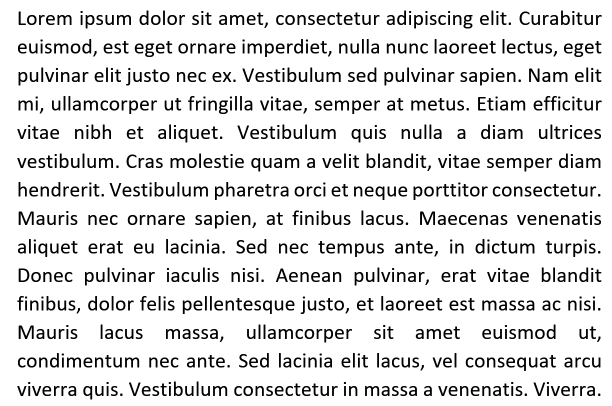
#> input picture Week3/lipsum.png, 1224 x 811 px (shown at 1/2 size)
$ jupyter execute --allow-errors week3.ipynb
#> lines starting #> are read from the running program, lines starting #| are printed output that depends on the picture; after the words box and inside, x2 and y2 are one past the last pixel; in counts of white or black regions, pixels touching at a corner belong together
[cell 1]
# for manipulating the PDF
import fitz

# for OCR using PyTesseract
import re
import cv2                              # pre-processing images
import math
import json
from collections import OrderedDict
import pandas as pd
import pytesseract                      # extracting text from images
import numpy as np
import warnings
import matplotlib.pyplot as plt         # displaying output images

warnings.filterwarnings("ignore")
from PIL import Image

[cell 2]
with open('ex1.txt') as f:
#> (reads Week3/ex1.txt from the repository)
    lines = f.readlines()

[cell 3]
dataDict = {}
for i,line in enumerate(lines):
    lineDict = json.loads(line)
    dataDict[i] = lineDict

[cell 4]
trackerDict = {}
j = 0
for i in range(len(dataDict)):
    if(dataDict[i]['category'] == 'tracker'):
        trackerDict[j] = dataDict[i]
        j += 1

[cell 5]
len(trackerDict)

[cell 6]
fixationDict = {}
j = 0
for i in range(len(trackerDict)):
    if(trackerDict[i]['values']['frame']['fix'] == True):
        fixationDict[j] = trackerDict[i]
        j += 1

[cell 7]
eyeTrackdf = pd.DataFrame( columns=list('xy'))

#> (a cell that did not finish here is left out)

[cell 9]
xFixation = pd.DataFrame(eyeTrackdf['x'])
yFixation = pd.DataFrame(eyeTrackdf['y'])

[cell 10]
plt.scatter(xFixation,yFixation)
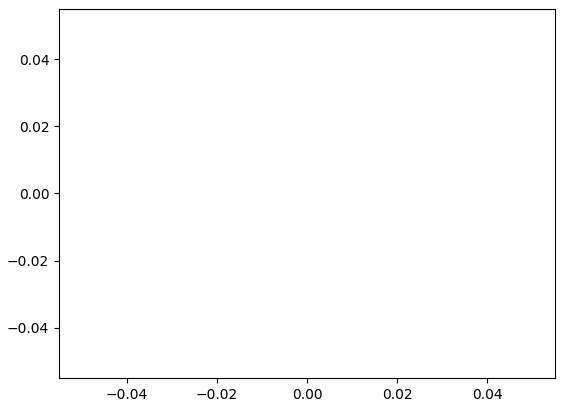
#> figure drawn by matplotlib, 1 panel

[cell 11]
eyeTrackdf

[cell 12]
original_image = cv2.imread('lipsum.png')
#> original_image is the input picture: shape (811, 1224, 3); min 0, max 255, mean 224.6
# convert the image to grayscale
gray_image = cv2.cvtColor(original_image, cv2.COLOR_BGR2GRAY)
# Performing OTSU threshold
ret, threshold_image = cv2.threshold(gray_image, 0, 255, cv2.THRESH_OTSU | cv2.THRESH_BINARY_INV)
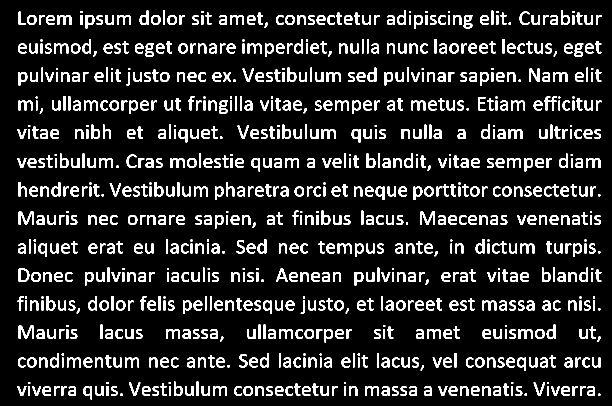
#> threshold_image: shape (811, 1224) (shown at 1/2 size); 12.4% white; 861 white regions (79 under 20 px), largest, box (x1, y1, x2, y2) and area: (840, 423, 870, 450) 405, (37, 423, 67, 450) 383, (37, 651, 67, 678) 383
#> ret = 129

rectangular_kernel = cv2.getStructuringElement(cv2.MORPH_RECT, (12, 12))

# Applying dilation on the threshold image
dilated_image = cv2.dilate(threshold_image, rectangular_kernel, iterations = 1)
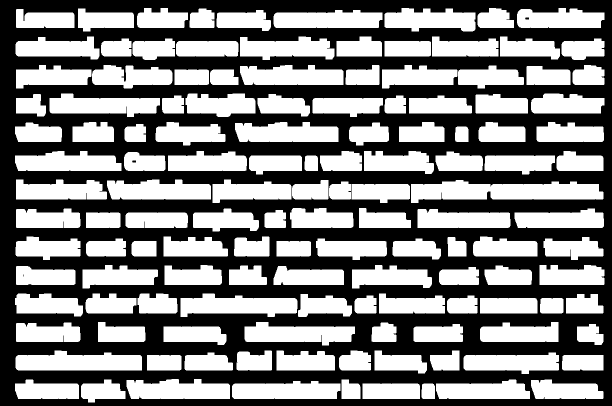
#> dilated_image: shape (811, 1224) (shown at 1/2 size); 50.2% white; 4 black regions (1 under 20 px)
#plt.figure(figsize=(25, 15))
#plt.imshow(dilated_image)
#plt.show()

# Finding contours
contours, hierarchy = cv2.findContours(dilated_image, cv2.RETR_TREE, cv2.CHAIN_APPROX_SIMPLE)
#> contours = 136 contours, 1 with area under 20; largest, box (x1, y1, x2, y2) and area: (822, 360, 1207, 406) 11738, (31, 701, 284, 741) 7806, (361, 587, 595, 634) 7440, (99, 187, 320, 234) 6756, (489, 644, 710, 691) 6755

# Creating a copy of the image
copied_image = original_image.copy()

with open("out//recognized-kernel-66-66.txt", "w+") as f:
    f.write("")
f.close()

mask = np.zeros(original_image.shape, np.uint8)

# Looping through the identified contours
# Then rectangular part is cropped and passed on to pytesseract
# pytesseract extracts the text inside each contours
# Extracted text is then written into a text file
paragraph = ""
bag_of_words = {}
print(len(contours))
#| 136
#> (the rest of this cell did not finish here and is left out)

[cell 13]
original_image = cv2.imread('french.png')
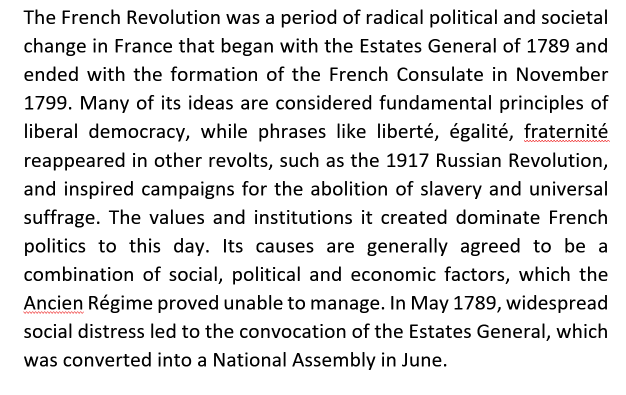
#> input picture Week3/french.png, 1252 x 790 px (shown at 1/2 size)
#> original_image is the input picture: shape (790, 1252, 3); mean B, G, R 226, 226, 226.1
# convert the image to grayscale
gray_image = cv2.cvtColor(original_image, cv2.COLOR_BGR2GRAY)
#> gray_image: shape (790, 1252)
# Performing OTSU threshold
ret, threshold_image = cv2.threshold(gray_image, 0, 255, cv2.THRESH_OTSU | cv2.THRESH_BINARY_INV)
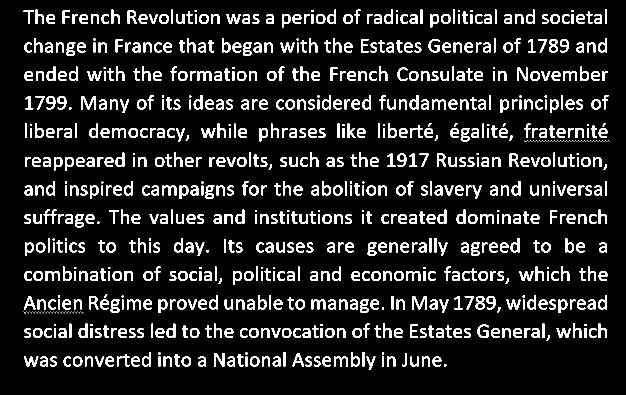
#> threshold_image: shape (790, 1252) (shown at 1/2 size); 11.7% white; 859 white regions (153 under 20 px), largest, box (x1, y1, x2, y2) and area: (162, 192, 192, 219) 405, (824, 592, 854, 619) 405, (428, 706, 449, 733) 314
#> ret = 136

rectangular_kernel = cv2.getStructuringElement(cv2.MORPH_RECT, (12, 12))

# Applying dilation on the threshold image
dilated_image = cv2.dilate(threshold_image, rectangular_kernel, iterations = 1)
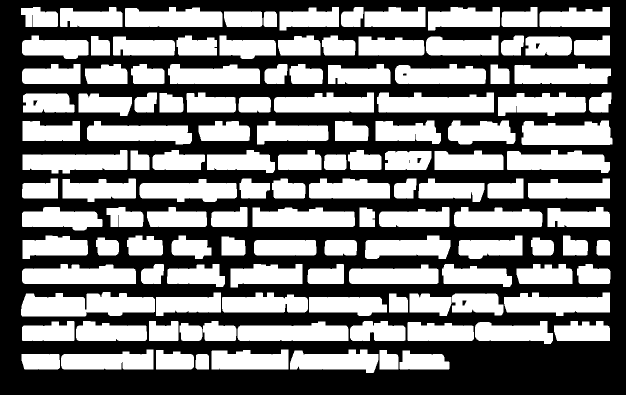
#> dilated_image: shape (790, 1252) (shown at 1/2 size); 47.4% white; 127 white regions
#plt.figure(figsize=(25, 15))
#plt.imshow(dilated_image)
#plt.show()

# Finding contours
contours, hierarchy = cv2.findContours(dilated_image, cv2.RETR_TREE, cv2.CHAIN_APPROX_SIMPLE)
#> contours = 133 contours, 1 with area under 20; largest, box (x1, y1, x2, y2) and area: (42, 584, 310, 633) 9732, (754, 185, 988, 225) 7426, (1043, 241, 1225, 290) 7284, (44, 528, 272, 568) 7212, (475, 643, 697, 682) 6762

# Creating a copy of the image
copied_image = original_image.copy()

with open("out//recognized-kernel-66-66.txt", "w+") as f:
    f.write("")
f.close()

mask = np.zeros(original_image.shape, np.uint8)

# Looping through the identified contours
# Then rectangular part is cropped and passed on to pytesseract
# pytesseract extracts the text inside each contours
# Extracted text is then written into a text file
paragraph = ""
bag_of_words = {}
print(len(contours))
#| 133
#> (the rest of this cell did not finish here and is left out)

#> (a cell that did not finish here is left out)

[cell 15]
import nltk
# nltk.download('stopwords')
from nltk.corpus import stopwords

#> (a cell that did not finish here is left out)

[cell 17]
nonStopwords = {}

for word,count in bag_of_words.items():
    if (word not in setOfstopWords):
        nonStopwords[word] = count

[cell 18]
sorted(nonStopwords.items(), key=lambda x:x[1], reverse=True)

[cell 19]
def magnitudeOfVector (vector):
    product = 0
    for component in vector:
        product += component**2
    return math.sqrt(product)

[cell 20]
def cosineSimilarity(dictA, dictB):
    intersection = dictA.keys() & dictB.keys()
    dot_product = 0
    for word in intersection:
        dot_product += dictA[word]*dictB[word]
    return dot_product / (magnitudeOfVector(dictA.values())*magnitudeOfVector(dictB.values()))

[cell 21]
bag_of_words_1 = bag_of_words.copy()

#> (a cell that did not finish here is left out)

[cell 23]
bag_of_words_1 ["of"] = 122
bag_of_words_1 ["which"] = 28
bag_of_words_1 ["general"] = 34
bag_of_words_1["yeah"] = 10

#> (a cell that did not finish here is left out)


[cell 25]
import string
x = eyeTrackdf['x']
y = eyeTrackdf['y']
eyeTrackdf['z'] = [None]*395
for i,count in enumerate(nonStopwords.values()):
    eyeTrackdf['z'][i] = (count-2)/(6-2)
#> this loop made 0 passes

for i,count in enumerate(nonStopwords.values()):
    plt.scatter(x, y, s = 3.14*count**2, c = eyeTrackdf.z, alpha = 1)
